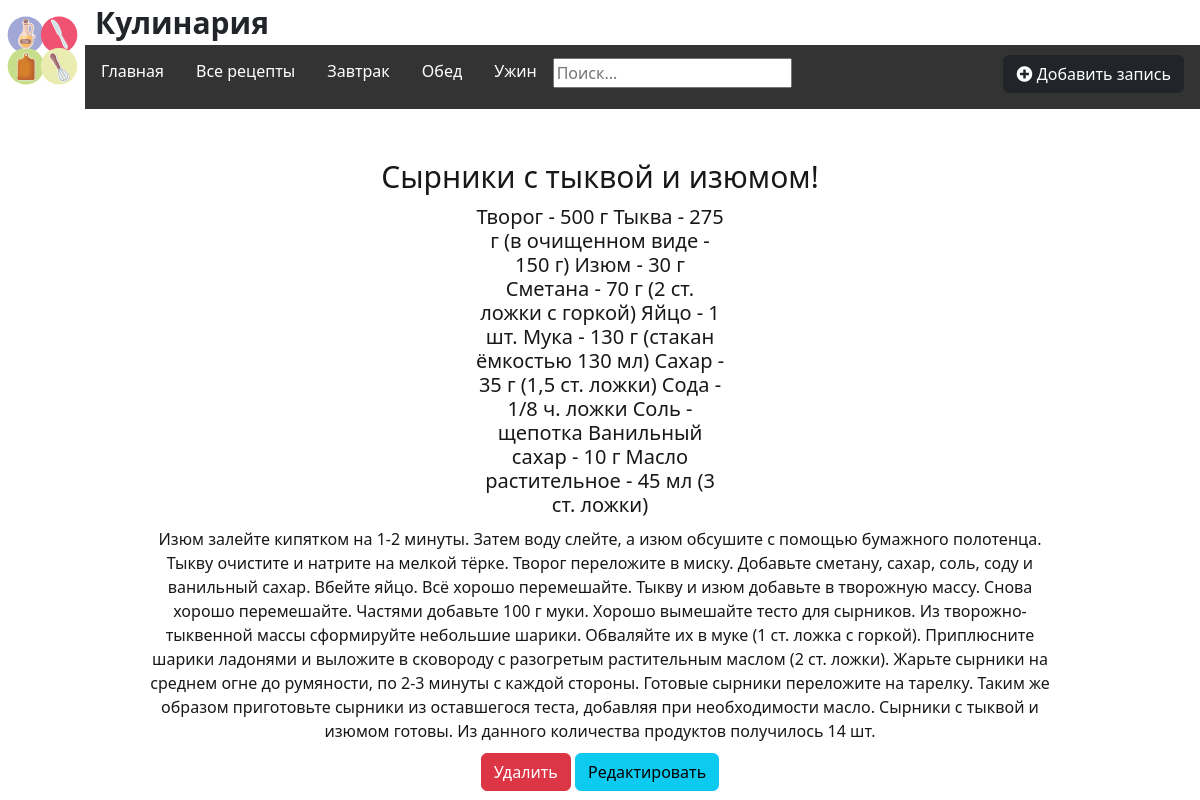
Page /recipes/2 on the committed database.
### recipes/models.py (models this page shows, shortened)
class Articles(models.Model):
    title = models.CharField('Название', max_length = 50)
    anons = models.CharField('Анонс', max_length = 250)
    kategor = models.CharField('Категория', max_length = 50)
    prod = models.TextField('Продукты')
    full_text = models.TextField('Рецепт приготовления')
    class Meta:
        verbose_name = 'Рецепт'
        verbose_name_plural = 'Рецепты'

### recipes/views.py (the view)
# urls.py: path('<int:pk>', views.RecipesDetailView.as_view(), name='recipes-detail'),
class RecipesDetailView(DetailView):
    model = Articles
    template_name = 'recipes/details_view.html'
    context_object_name = 'article'

### recipes/templates/recipes/details_view.html (shortened to what this page needs)
{% extends 'main/layout.html' %}
{% block content %}
   <div class="featr">
       <h1>{{ article.title }}</h1>
       <h2>{{ article.prod }}</h2>
       <p>{{ article.full_text }}</p>
       <a href="{% url 'recipes-delete' article.id %}" class="btn btn-danger">Удалить</a>
       <a href="{% url 'recipes-update' article.id %}" class="btn btn-info">Редактировать</a>
   </div>
{% endblock %}

### main/static/main/css/main.css (style rules this page uses)
body { background: ##FFFAFA; }
main .featr { float: left; color: #181818; margin-top: 50px; text-align: center; width: 100%; }
main .featr h1 { font-size: 30px; }
main .featr h2 { font-size: 20px; max-width: 250px; margin: 10px auto; }
main .featr p { max-width: 900px; margin: 10px auto; }

### rows in the picture
Articles: title "Сырники с тыквой и изюмом!", prod "Творог - 500 г Тыква - 275 г (в очищенном виде - 150 г) Изюм - 30 г Сметана - 70 г (2 ст. ложки с горкой) Яйцо - 1 шт. Мука - 130 г (стакан ёмкостью 130 мл) Сахар - 35 г (1,5 ст. ложки) Сода - 1/8 ч. ложки Соль - щепотка Ванильный сахар - 10 г Масло растительное - 45 мл (3 ст. ложки)", full_text "Изюм залейте кипятком на 1-2 минуты. Затем воду слейте, а изюм обсушите с помощью бумажного полотенца. Тыкву очистите и натрите на мелкой тёрке. Творог переложите в миску. Добавьте сметану, сахар, соль, соду и ванильный сахар. Вбейте яйцо. Всё хорошо перемешайте. Тыкву и изюм добавьте в творожную массу. Снова хорошо перемешайте. Частями добавьте 100 г муки. Хорошо вымешайте тесто для сырников. Из творожно-тыквенной массы сформируйте небольшие шарики. Обваляйте их в муке (1 ст. ложка с горкой). Приплюсните шарики ладонями и выложите в сковороду с разогретым растительным маслом (2 ст. ложки). Жарьте сырники на среднем огне до румяности, по 2-3 минуты с каждой стороны. Готовые сырники…"
